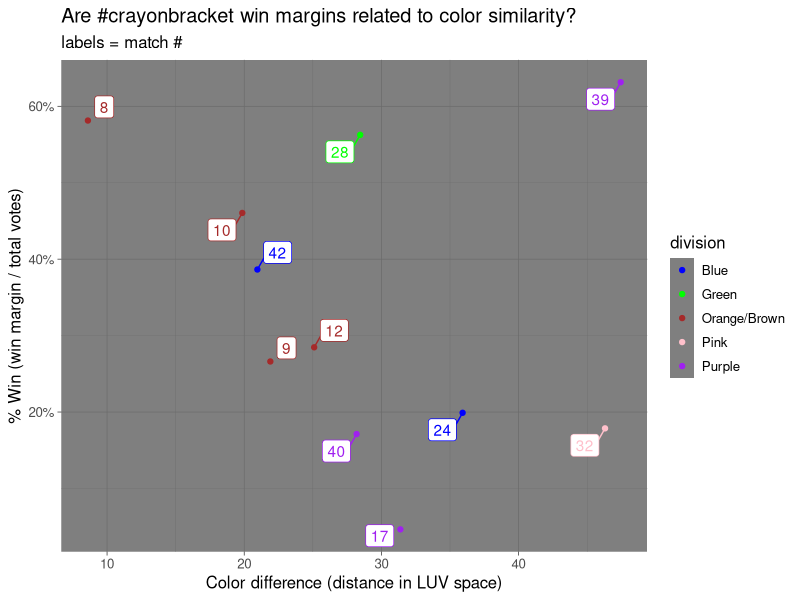
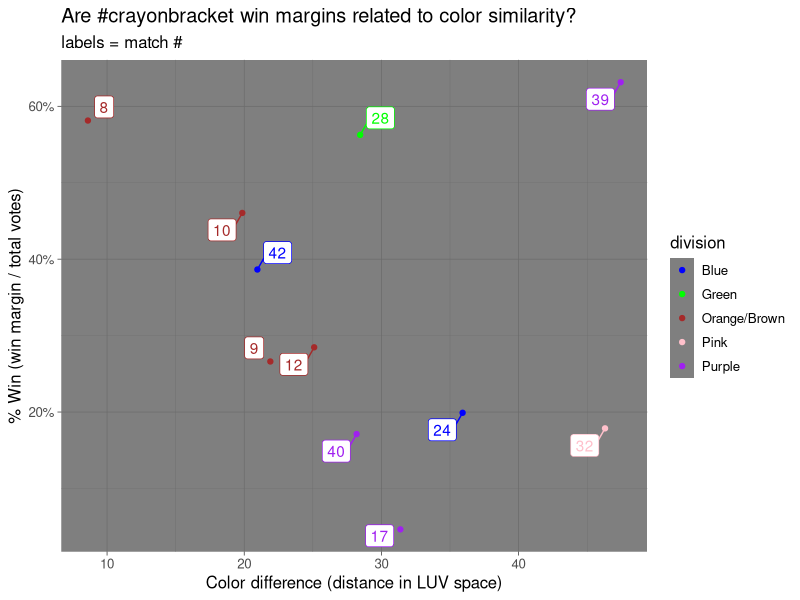

Write the R code that produced these figures, in order.

# Load packages and data --------------------------------------------------
library(colorspace)
library(tidyverse)
library(ggrepel)

full_data <- read_csv("data/crayonbracket-2022-10-10.csv")
full_data$match |> unique()

# Plot colors? ------------------------------------------------------------
# full_data |> 
#   group_by(match) |> 
#   group_split() |> 
#   map(~hclplot(.x$colors))


# Calculate distance ------------------------------------------------------
# Is Euclidean distance a good idea?

#Create matrix column of HSV coordinates for each color
dist_diff <- 
  full_data |>
  mutate(coords = colors |> hex2RGB() |> as("LUV") |> coords()) |> 
  #For each match ...
  group_by(match) |> 
  #Use the matrix to calculate euclidean distance
  summarise(distance = dist(coords, method = "euclidean"),
            poll_margin = abs(diff(votes)),
            winner = color_name[which.max(votes)],
            total_votes = sum(votes),
            division = unique(division),
            match_name = glue::glue_collapse(color_name, sep = " vs. ")) |> 
  mutate(margin_prop = poll_margin/total_votes) |> 
  select(match, match_name, winner, division, poll_margin, total_votes, margin_prop, distance)

division_color <- 
  c(Blue = "blue", Grayscale = "grey", Green = "green", `Orange/Brown` = "brown", Pink = "pink", Purple = "purple", Red = "red", Yellow = "goldenrod")

ggplot(dist_diff, aes(x = distance, y = margin_prop, color = division)) + 
  geom_point() +
  geom_label_repel(aes(label = match), show.legend = FALSE) +
  # geom_label(aes(label = match)) +
  scale_color_manual(values = division_color) +
  scale_y_continuous(labels = scales::percent) +
  labs(title = "Are #crayonbracket win margins related to color similarity?",
       subtitle = "labels = match #",
       x = "Color difference (distance in LUV space)",
       y = "% Win (win margin / total votes)") +
  theme_dark() +
  theme(text = element_text(size = 12))

ggsave("color_diff_vs_win_margin.png", width = 1200*2, height = 675*2, unit = "px")

